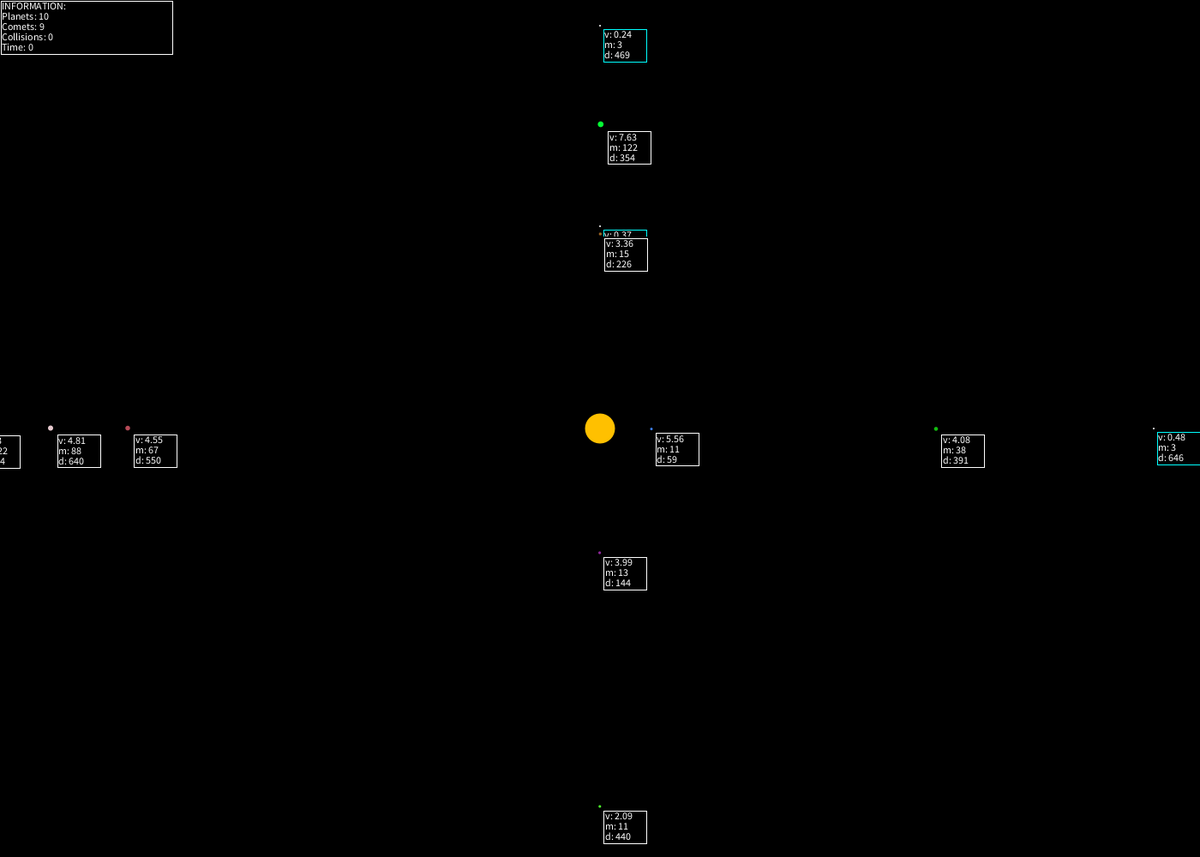
Frame 1 (no input)
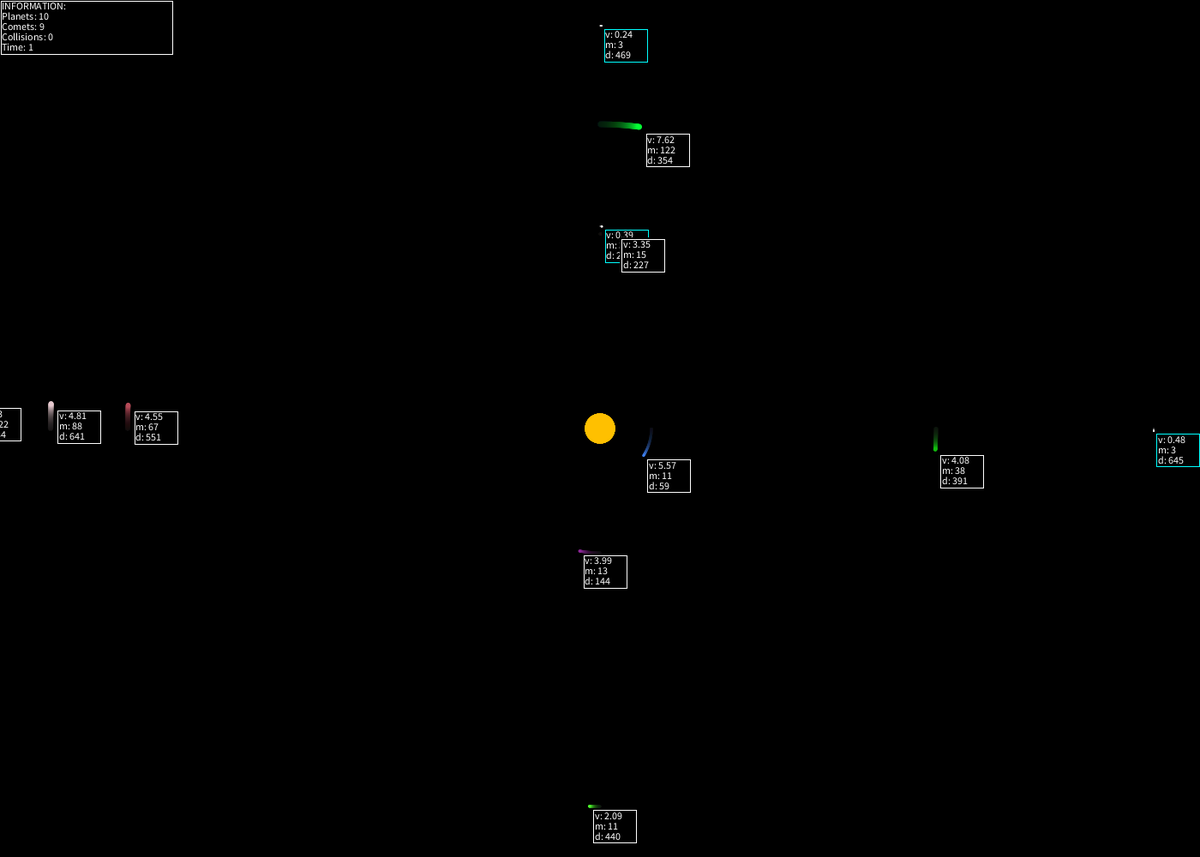
Frame 60 (the mouse pressed at the canvas centre just before this capture)
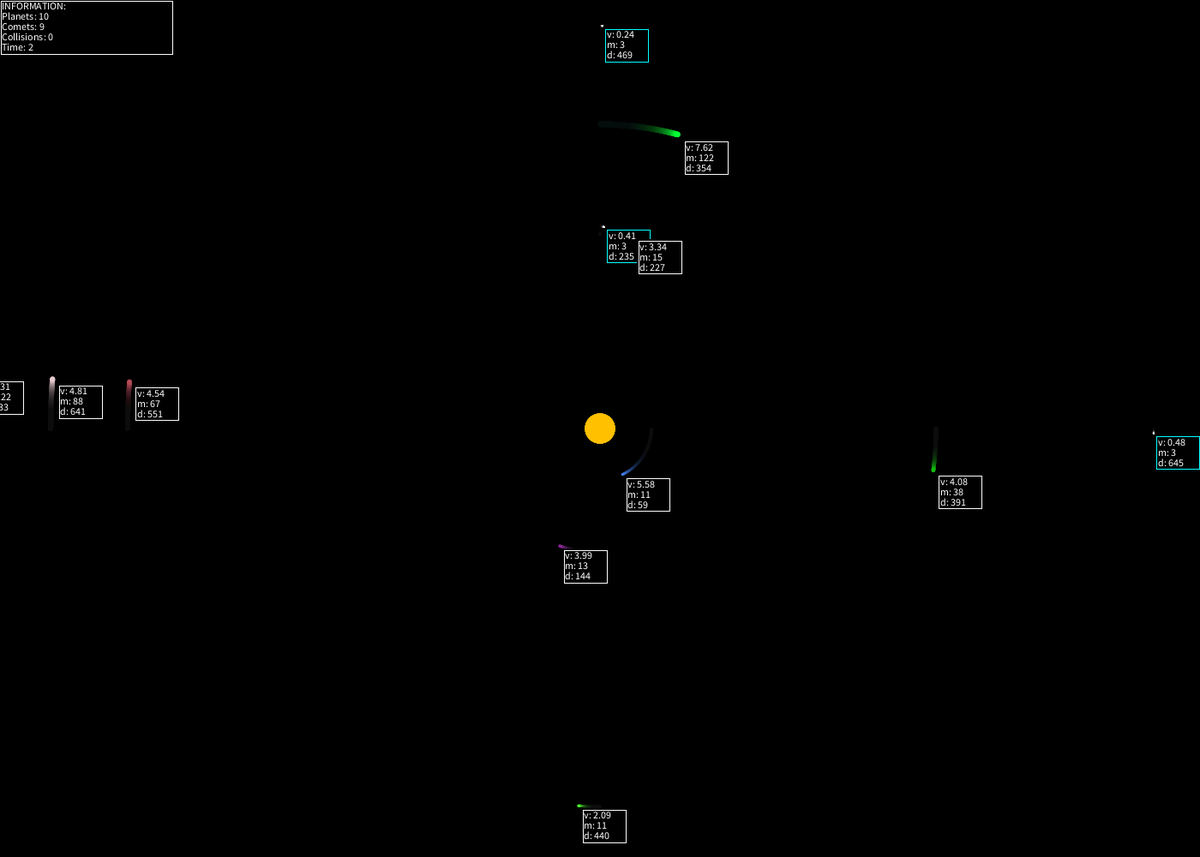
Frame 120 (the mouse held since frame 60 and released just before this capture)

The Processing sketch that drew these frames (run headless with seeded random() and noise(); from frame 60 on, the mouse is pressed at the canvas centre):

// Processing sketch: system1
// ── system1.pde
final int NUM_PLANETS = 10;
final int WIN_X = 1400, WIN_Y = 1000;

final int TEXT_SIZE = 12;
final boolean DEBUG = true;
final boolean ALLOW_COMETS = true;

final float VARIANCE = 0.5;
final float SCALE = 1; //master scale variable for system model

final int COMET_SIZE = 2;
final float COMET_SPEED_PENALTY = 2.5;
final int COMET_EXTRA_DISTANCE = 50;
final int COMET_PERCENT = 30;

final int SUN_SIZE = 35;

final int PLANET_DISTANCE = 80;

Sun sun;
int comet_count = 0;
int collision_count = 0;
int start_time = 0;

ArrayList<Planet> planets;

void setup() {
  start_time = millis();
  size(1400, 1000);
  noStroke();
  background(0.0);
  textSize(TEXT_SIZE);
  textLeading(TEXT_SIZE);
  textAlign(LEFT, TOP);
  
  planets = new ArrayList<Planet>(NUM_PLANETS);
  sun = new Sun();
  planets.add(sun);
  
  for(int i = 0; i < NUM_PLANETS; i++) {
    float var = random(1-VARIANCE, 1+VARIANCE);
    int distance_from_sun = (int)(SCALE*PLANET_DISTANCE*var + SCALE*PLANET_DISTANCE*i);

    if(ALLOW_COMETS && (int)random(100) < COMET_PERCENT) { //comet
      double speed = SCALE*orbital_velocity(COMET_SIZE, distance_from_sun)/COMET_SPEED_PENALTY;
      planets.add(new Comet((int)(distance_from_sun+(SCALE*COMET_EXTRA_DISTANCE*var)), speed*var));
      i--;
      comet_count++;
    } else { //planet
      float size = SCALE*4*var + i/3*SCALE;
      double speed = SCALE*orbital_velocity(size, distance_from_sun);
      int fill_color = (int)random(0x00f000, 0xffffff);
      int fill = 0xff000000 + fill_color;
      planets.add(new Planet(size, distance_from_sun, speed, fill));
    }
  }
}

void draw() {
  fill(0x0a000000);
  rect(0, 0, WIN_X, WIN_Y);
  for(Planet p : planets) {
    move_planet(p);
    draw_planet(p);
  }
  if(DEBUG) {
    for(Planet p : planets) {
      write_planet_info(p);
    }
    write_all_info();
  }
}

void draw_planet(Planet p) {
  if(p instanceof Comet && p.collided) return;
  fill(p.fill);
  ellipse(p.x, p.y, p.size, p.size);
}

void write_planet_info(Planet p) {
  if(p == sun) return;
  if(p.collided) return;
  fill(0x000000);
  stroke(0x000000);
  rect(p.x+p.size*SCALE, p.y+p.size*SCALE, 50+6, TEXT_SIZE*3+6);
  if(p instanceof Comet) {
    stroke(0xff00ffff);
  } else {
    stroke(0xffffffff);
  }
  fill(0x000000);
  rect(p.x+p.size*SCALE+2, p.y+p.size*SCALE+2, 50, TEXT_SIZE*3+2);
  noStroke();
  fill(0xffffffff);
  String text = "v: " + (int)(1000*pyth(p.vx, p.vy))/100.0;
  text += "\nm: " + (int)p.mass;
  text += "\nd: " + (int)distance(p, sun);
  text(text, p.x+p.size*SCALE+3, p.y+p.size*SCALE+3);
}

void write_all_info() {
  stroke(0xffffffff);
  fill(0x000000);
  rect(1, 1, 200, TEXT_SIZE*5+2);
  noStroke();
  fill(0xffffffff);

  String text = "INFORMATION:";
  text += "\nPlanets: " + NUM_PLANETS;
  text += "\nComets: " + comet_count;
  text += "\nCollisions: " + collision_count;
  text += "\nTime: " + (millis() - start_time) / 1000;
  text(text, 2, 2);
}

int get_total_planet_mass() {
  float total_mass = 0.0;
  for(Planet p : planets) {
    total_mass += p.mass;
  }
  return (int)total_mass;
}

void move_planet(Planet p1) {
  for(Planet p2 : planets) {
    if(calculate_movement(p1, p2)) {
      double force = SCALE * force_of_gravity(p1, p2);
      float angle = get_angle(p1, p2);
      p1.vx += cos(angle) * force;
      p1.vy += sin(angle) * force;
    }
  }
  if(p1.collided) return;
  p1.x += p1.vx;
  p1.y += p1.vy;
}

boolean calculate_movement(Planet p1, Planet p2){
  if(p1==p2) return false;
  if(p1 instanceof Sun) return false;
  if(p1.collided || p2.collided) return false;
  if(distance(p1, p2) < (p1.size/2) + (p2.size/2)) {
    return collision(p1, p2);
  }
  return true;
}

boolean collision(Planet p1, Planet p2){
  if(!(p2 instanceof Sun) && p1 instanceof Comet) return false;
  collision_count++;

  if(!(p2 instanceof Sun)) {
    p2.collided = true;
    p2.fill = 0xffff0000;
    p2.vx = 0;
    p2.vy = 0;
    if(p2 instanceof Comet) {
      comet_count--;
      return true;
    }
  }
  p1.collided = true;
  p1.fill = 0xffff0000;
  p1.vx = 0;
  p1.vy = 0;
  return false;
}

double force_of_gravity(Planet p1, Planet p2) {
  return (p1.mass*p2.mass)/Math.pow(distance(p1, p2), 2)*1e-4;
}

double orbital_velocity(float size, int distance_from_sun) {
  return Math.sqrt((sun.mass * Math.pow(size/2, 3)*PI*(4/3)) / distance_from_sun)/100;
}

float get_angle(Planet p, Planet target) {
  return radians((float) Math.toDegrees(Math.atan2(target.y - p.y, target.x - p.x)));
}

double distance(Planet p1, Planet p2) {
  return pyth(p1.x - p2.x, p1.y - p2.y);
}

double pyth(double x, double y) {
  return Math.sqrt((x*x)+(y*y)); 
}


class Planet {
  
  float size = 10;
  float mass = 10*10*PI;
  
  int fill = 0xffffffff;
  boolean collided = false;
  
  float x, y;
  double vx = 0, vy = 0;
  
  Planet(float size, int distance_from_sun, double speed, int fill) {
    this.size = size;
    set_initial_position_and_speed(speed, distance_from_sun);
    this.mass = (float)Math.pow(size/2, 3)*PI*(4/3);
    this.fill = fill;
  }
  
  void set_initial_position_and_speed(double speed, int distance_from_sun) {
    int pos = (int)random(4);
    
    switch(pos){
      case 0:
        this.y = WIN_Y/2 - distance_from_sun;
        this.x = WIN_X/2;
        this.vx = speed;
        break;
      case 1:
        this.y = WIN_Y/2 + distance_from_sun;
        this.x = WIN_X/2;
        this.vx = -speed;
        break;
      case 2:
        this.y = WIN_Y/2;
        this.x = WIN_X/2  - distance_from_sun;
        this.vy = -speed;
        break;
      case 3:
        this.y = WIN_Y/2;
        this.x = WIN_X/2 + distance_from_sun;
        this.vy = speed;
    }
    
  }
}

class Sun extends Planet {
  Sun(){
    super(SUN_SIZE*SCALE, 0, 0, 0xffFFC000);
  }
}

class Comet extends Planet {
  Comet(int distance_from_sun, double speed) {
    super(COMET_SIZE*SCALE, distance_from_sun, speed, 0xffffffff);
  }
}
